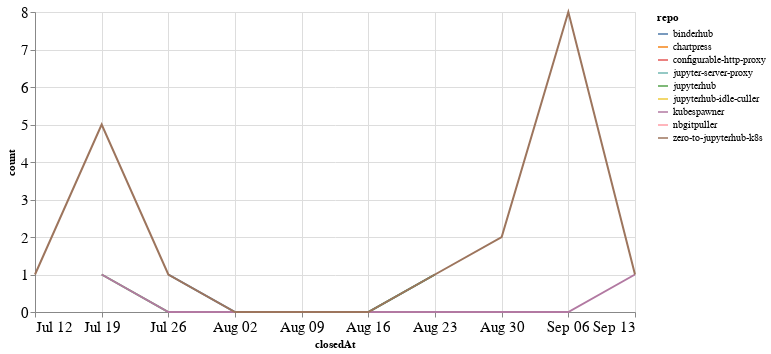

Notebook source saved alongside this figure:
### Code cell
closed_by_time = closed_by.groupby('repo').resample('W', on='closedAt').count()['author'].reset_index()
closed_by_time = closed_by_time.rename(columns={'author': 'count'})

alt.Chart(closed_by_time, width=600).mark_line().encode(
    x='closedAt',
    y='count',
    color='repo',
    tooltip="repo"
)

### Figure 1 — Vega-Lite specification as saved in the notebook (floating-point values rounded to 4 significant figures)
{"config": {"axisLeft": {"labelFontSize": 15}, "axisBottom": {"labelFontSize": 15}}, "data": {"name": "data-14058178ef13003adcb0ff90a958b9d6"}, "mark": "line", "encoding": {"color": {"type": "nominal", "field": "repo"}, "tooltip": {"type": "nominal", "field": "repo"}, "x": {"type": "temporal", "field": "closedAt"}, "y": {"type": "quantitative", "field": "count"}}, "width": 600, "$schema": "https://vega.github.io/schema/vega-lite/v4.8.1.json", "datasets": {"data-14058178ef13003adcb0ff90a958b9d6": [{"repo": "binderhub", "closedAt": "2020-07-26T00:00:00", "count": 1}, {"repo": "binderhub", "closedAt": "2020-08-02T00:00:00", "count": 0}, {"repo": "binderhub", "closedAt": "2020-08-09T00:00:00", "count": 0}, {"repo": "binderhub", "closedAt": "2020-08-16T00:00:00", "count": 0}, {"repo": "binderhub", "closedAt": "2020-08-23T00:00:00", "count": 1}, {"repo": "chartpress", "closedAt": "2020-07-19T00:00:00", "count": 1}, {"repo": "configurable-http-proxy", "closedAt": "2020-08-30T00:00:00", "count": 1}, {"repo": "jupyter-server-proxy", "closedAt": "2020-08-02T00:00:00", "count": 1}, {"repo": "jupyterhub", "closedAt": "2020-07-19T00:00:00", "count": 1}, {"repo": "jupyterhub", "closedAt": "2020-07-26T00:00:00", "count": 0}, {"repo": "jupyterhub", "closedAt": "2020-08-02T00:00:00", "count": 0}, {"repo": "jupyterhub", "closedAt": "2020-08-09T00:00:00", "count": 0}, {"repo": "jupyterhub", "closedAt": "2020-08-16T00:00:00", "count": 0}, {"repo": "jupyterhub", "closedAt": "2020-08-23T00:00:00", "count": 1}, {"repo": "jupyterhub-idle-culler", "closedAt": "2020-08-23T00:00:00", "count": 1}, {"repo": "kubespawner", "closedAt": "2020-07-19T00:00:00", "count": 1}, {"repo": "kubespawner", "closedAt": "2020-07-26T00:00:00", "count": 0}, {"repo": "kubespawner", "closedAt": "2020-08-02T00:00:00", "count": 0}, {"repo": "kubespawner", "closedAt": "2020-08-09T00:00:00", "count": 0}, {"repo": "kubespawner", "closedAt": "2020-08-16T00:00:00", "count": 0}, {"repo": "kubespawner", "closedAt": "2020-08-23T00:00:00", "count": 0}, {"repo": "kubespawner", "closedAt": "2020-08-30T00:00:00", "count": 0}, {"repo": "kubespawner", "closedAt": "2020-09-06T00:00:00", "count": 0}, {"repo": "kubespawner", "closedAt": "2020-09-13T00:00:00", "count": 1}, {"repo": "nbgitpuller", "closedAt": "2020-08-02T00:00:00", "count": 4}, {"repo": "zero-to-jupyterhub-k8s", "closedAt": "2020-07-12T00:00:00", "count": 1}, {"repo": "zero-to-jupyterhub-k8s", "closedAt": "2020-07-19T00:00:00", "count": 5}, {"repo": "zero-to-jupyterhub-k8s", "closedAt": "2020-07-26T00:00:00", "count": 1}, {"repo": "zero-to-jupyterhub-k8s", "closedAt": "2020-08-02T00:00:00", "count": 0}, {"repo": "zero-to-jupyterhub-k8s", "closedAt": "2020-08-09T00:00:00", "count": 0}, {"repo": "zero-to-jupyterhub-k8s", "closedAt": "2020-08-16T00:00:00", "count": 0}, {"repo": "zero-to-jupyterhub-k8s", "closedAt": "2020-08-23T00:00:00", "count": 1}, {"repo": "zero-to-jupyterhub-k8s", "closedAt": "2020-08-30T00:00:00", "count": 2}, {"repo": "zero-to-jupyterhub-k8s", "closedAt": "2020-09-06T00:00:00", "count": 8}, {"repo": "zero-to-jupyterhub-k8s", "closedAt": "2020-09-13T00:00:00", "count": 1}]}}
